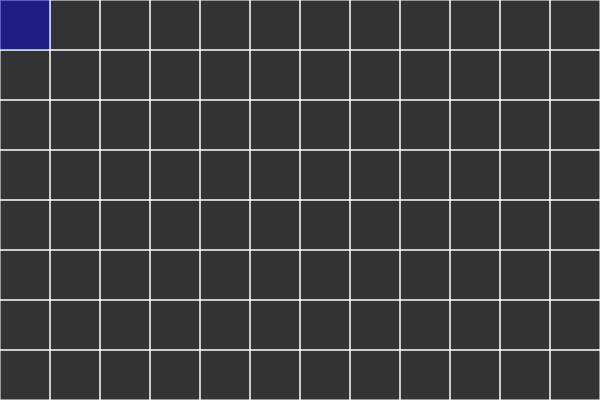
Frame 1 (no input)
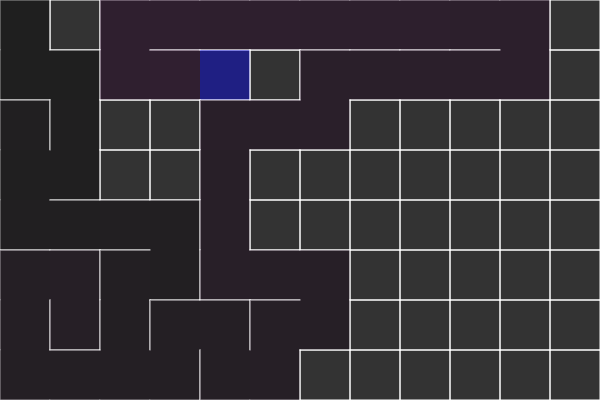
Frame 60 (no input)
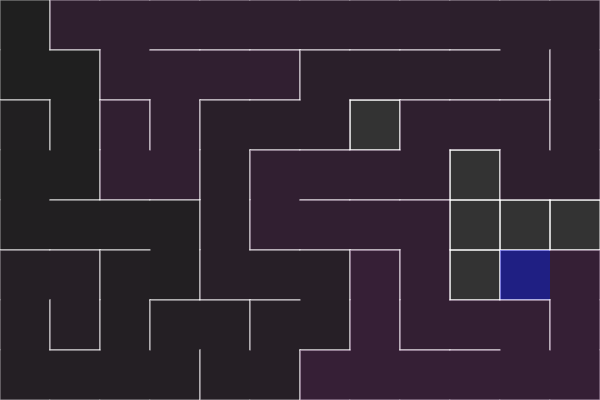
Frame 120 (the mouse pressed at the canvas centre since frame 60)

The p5.js sketch that drew these frames (run headless with seeded random() and noise() and a simulated clock; from frame 60 on, the mouse is pressed at the canvas centre):

// p5.js sketch
// ── sketch.js
let cols
let rows
const w = 50
let grid = []
let current
let stack = []

function setup() {
    createCanvas(600, 400)
    cols = floor(width / w)
    rows = floor(height / w)

    const indexFn = function (i, j) {
        if (i < 0 || j < 0 || i > cols -1 || j > rows - 1) {
            return -1
        }
        return i + j * cols
    }

    for (let j = 0; j < rows; j++) {
        for (let i = 0; i < cols; i++) {
            const cell = new Cell(i, j, grid, indexFn)
            grid.push(cell)
        }
    }
    current = grid[0]
}

function draw() {
    background(51)
    for (let i = 0; i < grid.length; i++) {
        showCell(grid[i], current === grid[i])
    }


    current.visited = true
    const next = current.checkNeighbors()
    if (next) {
        next.colorIndex = current.colorIndex + 1
        stack.push(current)
        current.removeWalls(next)
        current = next
    } else if (stack.length > 0) {
        current = stack.pop()
    } else {
        noLoop()
    }


}

function showCell(cell, isCurrent) {
    const x = cell.i * w
    const y = cell.j * w
    stroke(255)
    if (cell.walls[WALL_TOP]) {
        line(x,     y    , x + w, y)
    }
    if (cell.walls[WALL_RIGHT]) {
        line(x + w, y    , x + w, y + w)
    }
    if (cell.walls[WALL_BOTTOM]) {
        line(x + w, y + w, x    , y + w)
    }
    if (cell.walls[WALL_LEFT]) {
        line(x    , y + w, x    , y)
    }

    if (isCurrent) {
        noStroke()
        fill(0, 0, 255, 100)
        rect(x, y, w, w)
    } else if (cell.visited) {
        noStroke()
        fill(cell.colorIndex, 0, cell.colorIndex, 100)
        rect(x, y, w, w)
    }
}

// ── cell.js
const WALL_TOP = 0
const WALL_RIGHT = 1
const WALL_BOTTOM = 2
const WALL_LEFT = 3

function Cell(i, j, grid, indexFn) {
    this.i = i
    this.j = j
    this.walls = [true, true, true, true]
    this.visited = false
    this.grid = grid
    this.indexFn = indexFn
    this.colorIndex = 0

    this.checkNeighbors = function () {
        const idx = this.indexFn;
        const places = [
            idx(i, j - 1),
            idx(i + 1, j),
            idx(i, j + 1),
            idx(i -1 , j)
        ];

        let neighbors = [];
        for (const place of places) {
            let neighbor = this.grid[place]
            if (neighbor && !neighbor.visited) {
                neighbors.push(neighbor);
            }
        }

        if (neighbors.length > 0) {
            const r = floor(random(0, neighbors.length))
            return neighbors[r]
        } else {
            return undefined
        }
    }

    this.removeWalls = function (neighbor) {
        const x = this.i - neighbor.i;
        if (x === 1) {
            this.walls[WALL_LEFT] = false
            neighbor.walls[WALL_RIGHT] = false
        } else if (x === -1) {
            this.walls[WALL_RIGHT] = false
            neighbor.walls[WALL_LEFT] = false
        }
        const y = this.j - neighbor.j
        if (y === 1) {
            this.walls[WALL_TOP] = false
            neighbor.walls[WALL_BOTTOM] = false
        } else if (y === -1) {
            this.walls[WALL_BOTTOM] = false
            neighbor.walls[WALL_TOP] = false
        }
    }
}
